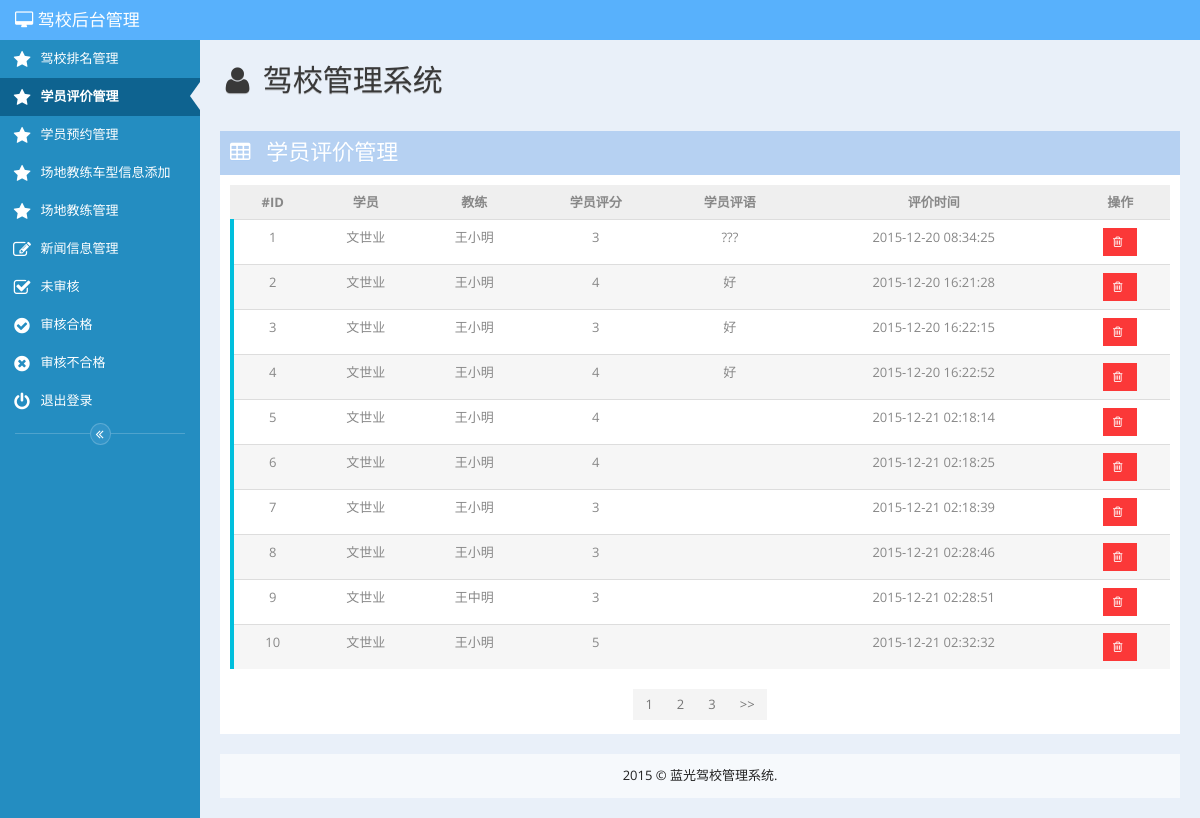
The page /Jiaoxiao/index.php/manage_evaluate on the database its author committed.
### tables this page shows
CREATE TABLE `evaluate` (
  `id` bigint(20) NOT NULL AUTO_INCREMENT,
  `user_id` bigint(20) NOT NULL COMMENT '学员的ID',
  `coach_id` bigint(20) NOT NULL COMMENT '教练的ID',
  `star` tinyint(1) NOT NULL DEFAULT '0' COMMENT '星星的数量',
  `remark` varchar(512) DEFAULT NULL COMMENT '备注',
  `create_date` datetime NOT NULL COMMENT '评价的时间',
  `deleted` tinyint(1) NOT NULL DEFAULT '0' COMMENT '(0表示显示，1表示不显示)',
  PRIMARY KEY (`id`)
);

CREATE TABLE `user` (
  `id` bigint(20) NOT NULL AUTO_INCREMENT,
  `name` varchar(128) NOT NULL,
  `num` varchar(128) NOT NULL,
  `nickname` varchar(128) NOT NULL,
  `password` varchar(128) NOT NULL,
  `sex` tinyint(1) DEFAULT '0',
  `birthday` date NOT NULL,
  `phone` varchar(128) NOT NULL,
  `qq` varchar(16) DEFAULT NULL,
  `address` varchar(128) NOT NULL,
  `email` varchar(128) NOT NULL,
  `idcard` varchar(32) NOT NULL,
  `photo` varchar(128) NOT NULL,
  `school` varchar(512) NOT NULL COMMENT '报名驾校',
  `original_car_type` varchar(64) DEFAULT NULL,
  `wanted_car_type` varchar(64) NOT NULL,
  `create_date` datetime NOT NULL,
  `create_id` bigint(20) NOT NULL,
  `update_id` bigint(20) DEFAULT NULL,
  `update_date` datetime DEFAULT NULL,
  `status` tinyint(1) DEFAULT '0',
  `deleted` tinyint(1) DEFAULT '0',
  PRIMARY KEY (`num`),
  KEY `ID` (`id`)
);

CREATE TABLE `coach` (
  `id` int(128) NOT NULL AUTO_INCREMENT,
  `c_name` varchar(128) NOT NULL,
  `tel` varchar(128) NOT NULL,
  `price` varchar(128) NOT NULL COMMENT '价格',
  `star` int(11) NOT NULL COMMENT '星级',
  `img` varchar(256) NOT NULL,
  `description` varchar(512) DEFAULT NULL,
  `school_name` varchar(256) DEFAULT NULL COMMENT '所属驾校名',
  `school_url` varchar(256) DEFAULT NULL COMMENT '所属驾校网址',
  `deleted` tinyint(1) NOT NULL DEFAULT '0',
  PRIMARY KEY (`id`)
);

### Jiaoxiao/application/libraries/Layout.php (called while the page is built, shortened)
<?php  if (!defined('BASEPATH')) exit('No direct script access allowed');
class Layout
{
    var $obj;
    var $layout;
    function Layout($layout = "flaty")
    {
        $this->obj =& get_instance();
        $this->layout = '_layouts/' . $layout;
    }
    function view($view, $data=null, $return=false)
    {
        $data['content_for_layout'] = $this->obj->load->view($view,$data,true);
        if($return)
        {
            $output = $this->obj->load->view($this->layout,$data, true);
            return $output;
        }
        else
        {
            $this->obj->load->view($this->layout,$data, false);
        }
    }
}
?>

### Jiaoxiao/index.php (called while the page is built, shortened)
<?php
require_once BASEPATH.'core/CodeIgniter.php';

### Jiaoxiao/application/models/evaluate_model.php (called while the page is built, shortened)
<?php
class Evaluate_model extends CI_Model{
    private $table_name = 'evaluate';
    public function count($where=array()){
        if($where){
            $this->db->where($where);
        }else{
            $this->db->select();
        }
        $this->db->from($this->table_name);
        return $this->db->count_all_results();
    }
    public function getById($where=array(),$offset='',$limit=''){
        $this->db->where($where);
        $this->db->from($this->table_name);
        $this->db->select('evaluate.id,c_name,user.name,evaluate.create_date,evaluate.star,evaluate.remark,evaluate.deleted');
        $this->db->join('user','evaluate.user_id=user.id');
        $this->db->join('coach','evaluate.coach_id=coach.id');
        $this->db->limit($limit,$offset);
        $result = $this->db->get();
        if ($result->num_rows() > 0) {
            return $result->result_object();
        }
        return false;
    }
}

### Jiaoxiao/application/views/manage/evaluate_view.php (the view, shortened to what this page needs)
<div class="row">
    <div class="col-md-12">
        <div class="box box-blue">
            <div class="box-title">
                <h3><i class="icon-table"></i> 学员评价管理</h3>
            </div>
            <div class="box-content">
                <div class="table-responsive">
                    <table class="table table-advance">
                        <thead>
                        <tr>
                            <th class="text-center"> #ID</th>
                            <th class="text-center"> 学员</th>
                            <th class="text-center"> 教练</th>
                            <th class="text-center"> 学员评分</th>
                            <th class="text-center"> 学员评语</th>
                            <th class="text-center"> 评价时间</th>
                            <th class="text-center"> 操作</th>
                        </tr>
                        </thead>
                        <tbody>
                        <?php if($result):?>
                            <?php foreach($result as $evaluate):?>
                                <tr class="table-flag-blue">
                                    <td class="text-center"><?php echo $evaluate->id;?></td>
                                    <td class="text-center"><?php echo $evaluate->name;?></td>
                                    <td class="text-center"><?php echo $evaluate->c_name;?></td>
                                    <td class="text-center"><?php echo $evaluate->star;?></td>
                                    <td class="text-center"><?php echo $evaluate->remark;?></td>
                                    <td class="text-center"><?php echo $evaluate->create_date;?></td>
                                    <td class="text-center">
                                        <div class="btn-group">
                                            <a class="btn btn-sm btn-danger show-tooltip del" title="删除" data-id="<?php echo $evaluate->id;?>"><i class="icon-trash"></i></a>
                                        </div>
                                    </td>
                                </tr>
                            <?php endforeach;?>
                        <?php endif;?>
                        </tbody>
                    </table>
                </div>
                <div class="text-center">
                    <?php echo $link;?>
                </div>
            </div>
        </div>
    </div>
</div>

### rows shown on the page
evaluate: id "1", user.name "文世业", coach.c_name "王小明", star "3", remark "???", create_date "2015-12-20 08:34:25"
evaluate: id "2", user.name "文世业", coach.c_name "王小明", star "4", remark "好", create_date "2015-12-20 16:21:28"
evaluate: id "3", user.name "文世业", coach.c_name "王小明", star "3", remark "好", create_date "2015-12-20 16:22:15"
evaluate: id "4", user.name "文世业", coach.c_name "王小明", star "4", remark "好", create_date "2015-12-20 16:22:52"
evaluate: id "5", user.name "文世业", coach.c_name "王小明", star "4", create_date "2015-12-21 02:18:14"
evaluate: id "6", user.name "文世业", coach.c_name "王小明", star "4", create_date "2015-12-21 02:18:25"
evaluate: id "7", user.name "文世业", coach.c_name "王小明", star "3", create_date "2015-12-21 02:18:39"
evaluate: id "8", user.name "文世业", coach.c_name "王小明", star "3", create_date "2015-12-21 02:28:46"
evaluate: id "9", user.name "文世业", coach.c_name "王中明", star "3", create_date "2015-12-21 02:28:51"
evaluate: id "10", user.name "文世业", coach.c_name "王小明", star "5", create_date "2015-12-21 02:32:32"

### other values the page prints
$link "1 2 3 >>"
